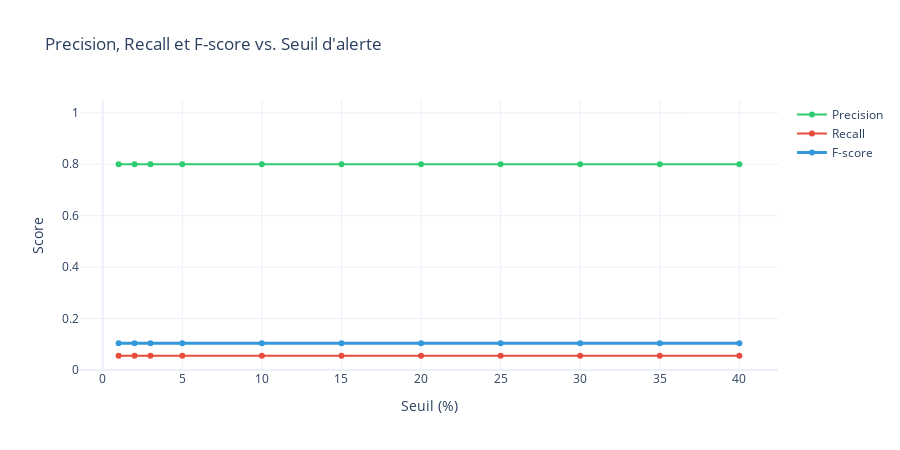

The cell this chart's notebook holds for it:
### Code cell
# Precision / Recall / F-score curves
fig = go.Figure()
fig.add_trace(go.Scatter(x=eval_df['threshold_pct'], y=eval_df['precision'],
    mode='lines+markers', name='Precision', line=dict(color='#2ecc71', width=2)))
fig.add_trace(go.Scatter(x=eval_df['threshold_pct'], y=eval_df['recall'],
    mode='lines+markers', name='Recall', line=dict(color='#e74c3c', width=2)))
fig.add_trace(go.Scatter(x=eval_df['threshold_pct'], y=eval_df['f_score'],
    mode='lines+markers', name='F-score', line=dict(color='#3498db', width=3)))

fig.update_layout(
    title='Precision, Recall et F-score vs. Seuil d\'alerte',
    xaxis_title='Seuil (%)', yaxis_title='Score',
    template='plotly_white', height=450, yaxis=dict(range=[0, 1.05])
)
fig.show()
fig.write_image(os.path.join(OUTPUT_DIR, 'precision_recall_fscore.png'), scale=2)

### Figure 1 — Plotly figure (JSON) as saved in the notebook; plotly's stock layout.template omitted (floating-point values rounded to 4 significant figures)
{"data": [{"line": {"color": "#2ecc71", "width": 2}, "mode": "lines+markers", "name": "Precision", "type": "scatter", "x": [1.0, 2.0, 3.0, 5.0, 10.0, 15.0, 20.0, 25.0, 30.0, 35.0, 40.0], "y": [0.8, 0.8, 0.8, 0.8, 0.8, 0.8, 0.8, 0.8, 0.8, 0.8, 0.8]}, {"line": {"color": "#e74c3c", "width": 2}, "mode": "lines+markers", "name": "Recall", "type": "scatter", "x": [1.0, 2.0, 3.0, 5.0, 10.0, 15.0, 20.0, 25.0, 30.0, 35.0, 40.0], "y": [0.05556, 0.05556, 0.05556, 0.05556, 0.05556, 0.05556, 0.05556, 0.05556, 0.05556, 0.05556, 0.05556]}, {"line": {"color": "#3498db", "width": 3}, "mode": "lines+markers", "name": "F-score", "type": "scatter", "x": [1.0, 2.0, 3.0, 5.0, 10.0, 15.0, 20.0, 25.0, 30.0, 35.0, 40.0], "y": [0.1039, 0.1039, 0.1039, 0.1039, 0.1039, 0.1039, 0.1039, 0.1039, 0.1039, 0.1039, 0.1039]}], "layout": {"height": 450, "title": {"text": "Precision, Recall et F-score vs. Seuil d'alerte"}, "xaxis": {"title": {"text": "Seuil (%)"}}, "yaxis": {"range": [0, 1.05], "title": {"text": "Score"}}}}
